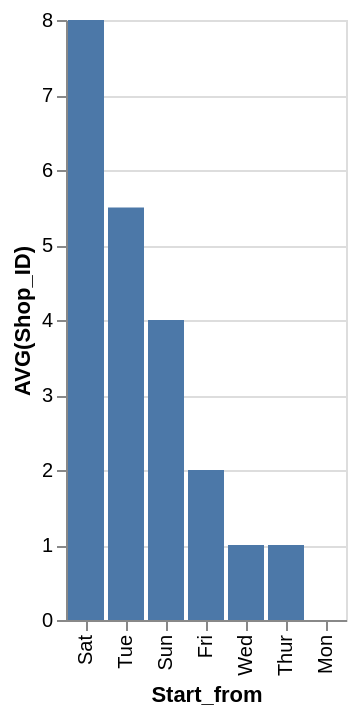

Describe this chart as a Vega-Lite specification.
### Vega-Lite specification from a JSON file in a GitHub repository (floating-point values rounded to 4 significant figures)
{"data": {"values": [{"x_data": "Sat", "y_data": 8}, {"x_data": "Tue", "y_data": 5.5}, {"x_data": "Sun", "y_data": 4}, {"x_data": "Fri", "y_data": 2}, {"x_data": "Wed", "y_data": 1}, {"x_data": "Thur", "y_data": 1}, {"x_data": "Mon", "y_data": 0}]}, "mark": "bar", "encoding": {"x": {"field": "x_data", "type": "nominal", "title": "Start_from", "sort": {"op": "sum", "field": "y_data", "order": "descending"}}, "y": {"field": "y_data", "type": "quantitative", "title": "AVG(Shop_ID)"}}}
